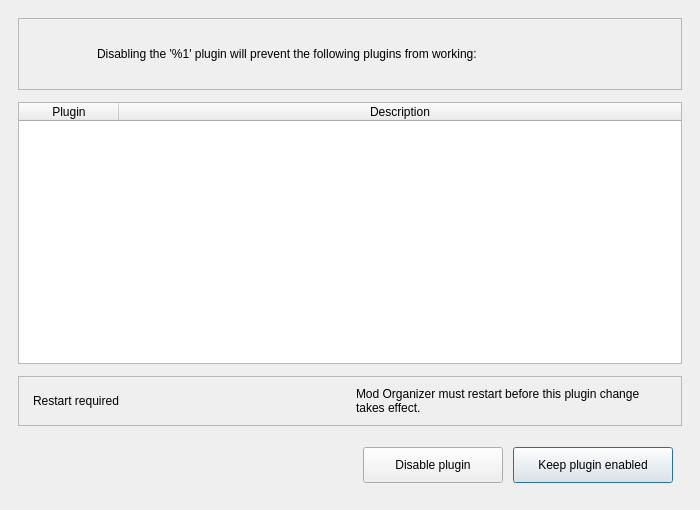
<?xml version="1.0" encoding="UTF-8"?>
<ui version="4.0">
 <class>DisableProxyPluginDialog</class>
 <widget class="QDialog" name="DisableProxyPluginDialog">
  <property name="geometry">
   <rect>
    <x>0</x>
    <y>0</y>
   <width>700</width>
   <height>510</height>
   </rect>
  </property>
  <property name="minimumSize">
   <size><width>620</width><height>430</height></size>
  </property>
  <property name="windowTitle">
   <string>Really disable plugin?</string>
  </property>
 <layout class="QVBoxLayout" name="verticalLayout">
  <property name="leftMargin"><number>18</number></property>
  <property name="topMargin"><number>18</number></property>
  <property name="rightMargin"><number>18</number></property>
  <property name="bottomMargin"><number>18</number></property>
  <property name="spacing"><number>12</number></property>
  <item>
    <widget class="QFrame" name="dependencyHeaderCard">
     <property name="frameShape"><enum>QFrame::StyledPanel</enum></property>
     <property name="frameShadow"><enum>QFrame::Plain</enum></property>
     <property name="minimumSize">
      <size>
       <width>0</width>
       <height>0</height>
      </size>
     </property>
     <layout class="QHBoxLayout" name="horizontalLayout">
      <property name="leftMargin"><number>14</number></property>
      <property name="topMargin"><number>14</number></property>
      <property name="rightMargin"><number>14</number></property>
      <property name="bottomMargin"><number>14</number></property>
      <property name="spacing"><number>12</number></property>
      <item>
      <widget class="QLabel" name="label_2">
        <property name="minimumSize"><size><width>42</width><height>42</height></size></property>
        <property name="maximumSize"><size><width>42</width><height>42</height></size></property>
        <property name="sizePolicy">
         <sizepolicy hsizetype="Fixed" vsizetype="Fixed">
          <horstretch>0</horstretch>
          <verstretch>0</verstretch>
         </sizepolicy>
        </property>
        <property name="text">
         <string/>
        </property>
        <property name="textFormat">
         <enum>Qt::PlainText</enum>
        </property>
        <property name="pixmap">
         <pixmap resource="resources.qrc">:/MO/gui/remove</pixmap>
        </property>
        <property name="scaledContents"><bool>true</bool></property>
        <property name="alignment">
         <set>Qt::AlignCenter</set>
        </property>
       </widget>
      </item>
      <item>
       <spacer name="horizontalSpacer">
        <property name="orientation">
         <enum>Qt::Horizontal</enum>
        </property>
        <property name="sizeType">
         <enum>QSizePolicy::Fixed</enum>
        </property>
        <property name="sizeHint" stdset="0">
         <size>
          <width>10</width>
          <height>20</height>
         </size>
        </property>
       </spacer>
      </item>
      <item>
      <widget class="QLabel" name="topLabel">
        <property name="wordWrap"><bool>true</bool></property>
        <property name="text">
         <string>Disabling the '%1' plugin will prevent the following plugins from working:</string>
        </property>
       </widget>
      </item>
     </layout>
    </widget>
   </item>
   <item>
   <widget class="QTableWidget" name="requiredPlugins">
     <property name="minimumSize"><size><width>0</width><height>220</height></size></property>
     <property name="columnCount">
      <number>2</number>
     </property>
     <attribute name="horizontalHeaderStretchLastSection">
      <bool>true</bool>
     </attribute>
     <column>
      <property name="text">
       <string>Plugin</string>
      </property>
     </column>
     <column>
      <property name="text">
       <string>Description</string>
      </property>
     </column>
    </widget>
   </item>
   <item>
    <widget class="QFrame" name="restartNoticeCard">
     <property name="frameShape"><enum>QFrame::StyledPanel</enum></property>
     <property name="frameShadow"><enum>QFrame::Plain</enum></property>
     <layout class="QHBoxLayout" name="restartNoticeLayout">
      <property name="leftMargin"><number>14</number></property>
      <property name="topMargin"><number>10</number></property>
      <property name="rightMargin"><number>14</number></property>
      <property name="bottomMargin"><number>10</number></property>
      <property name="spacing"><number>12</number></property>
      <item>
       <widget class="QLabel" name="restartNoticeHeading">
        <property name="text"><string>Restart required</string></property>
       </widget>
      </item>
      <item>
       <widget class="QLabel" name="label">
        <property name="wordWrap"><bool>true</bool></property>
        <property name="text"><string>Mod Organizer must restart before this plugin change takes effect.</string></property>
       </widget>
      </item>
     </layout>
    </widget>
   </item>
   <item>
    <widget class="QWidget" name="buttons" native="true">
     <property name="minimumSize">
      <size>
       <width>0</width>
       <height>0</height>
      </size>
     </property>
    <layout class="QHBoxLayout" name="horizontalLayout_2">
      <property name="spacing"><number>10</number></property>
      <item>
       <spacer name="horizontalSpacer_2">
        <property name="orientation">
         <enum>Qt::Horizontal</enum>
        </property>
        <property name="sizeHint" stdset="0">
         <size>
          <width>40</width>
          <height>20</height>
         </size>
        </property>
       </spacer>
      </item>
      <item>
      <widget class="QPushButton" name="yesBtn">
        <property name="minimumSize">
         <size>
          <width>140</width>
          <height>36</height>
         </size>
        </property>
        <property name="text">
         <string>Disable plugin</string>
        </property>
        <property name="icon">
         <iconset resource="resources.qrc">
          <normaloff>:/MO/gui/remove</normaloff>:/MO/gui/remove</iconset>
        </property>
       </widget>
      </item>
      <item>
      <widget class="QPushButton" name="noBtn">
        <property name="sizePolicy">
         <sizepolicy hsizetype="Fixed" vsizetype="Fixed">
          <horstretch>0</horstretch>
          <verstretch>0</verstretch>
         </sizepolicy>
        </property>
        <property name="minimumSize">
         <size>
          <width>160</width>
          <height>36</height>
         </size>
        </property>
        <property name="text">
         <string>Keep plugin enabled</string>
        </property>
        <property name="default">
         <bool>true</bool>
        </property>
        <property name="flat">
         <bool>false</bool>
        </property>
       </widget>
      </item>
     </layout>
    </widget>
   </item>
  </layout>
 </widget>
 <resources>
  <include location="resources.qrc"/>
 </resources>
 <connections/>
</ui>
